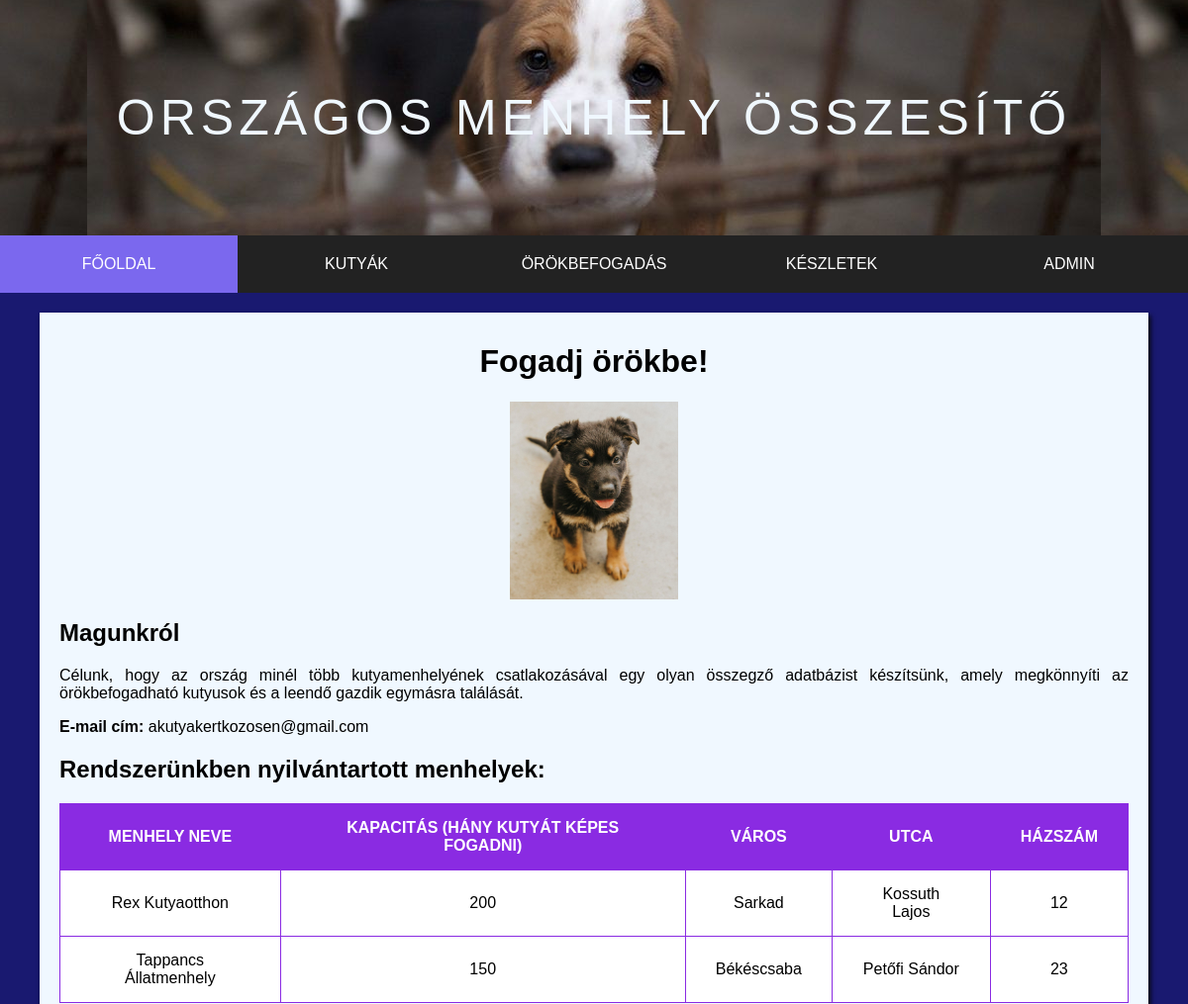
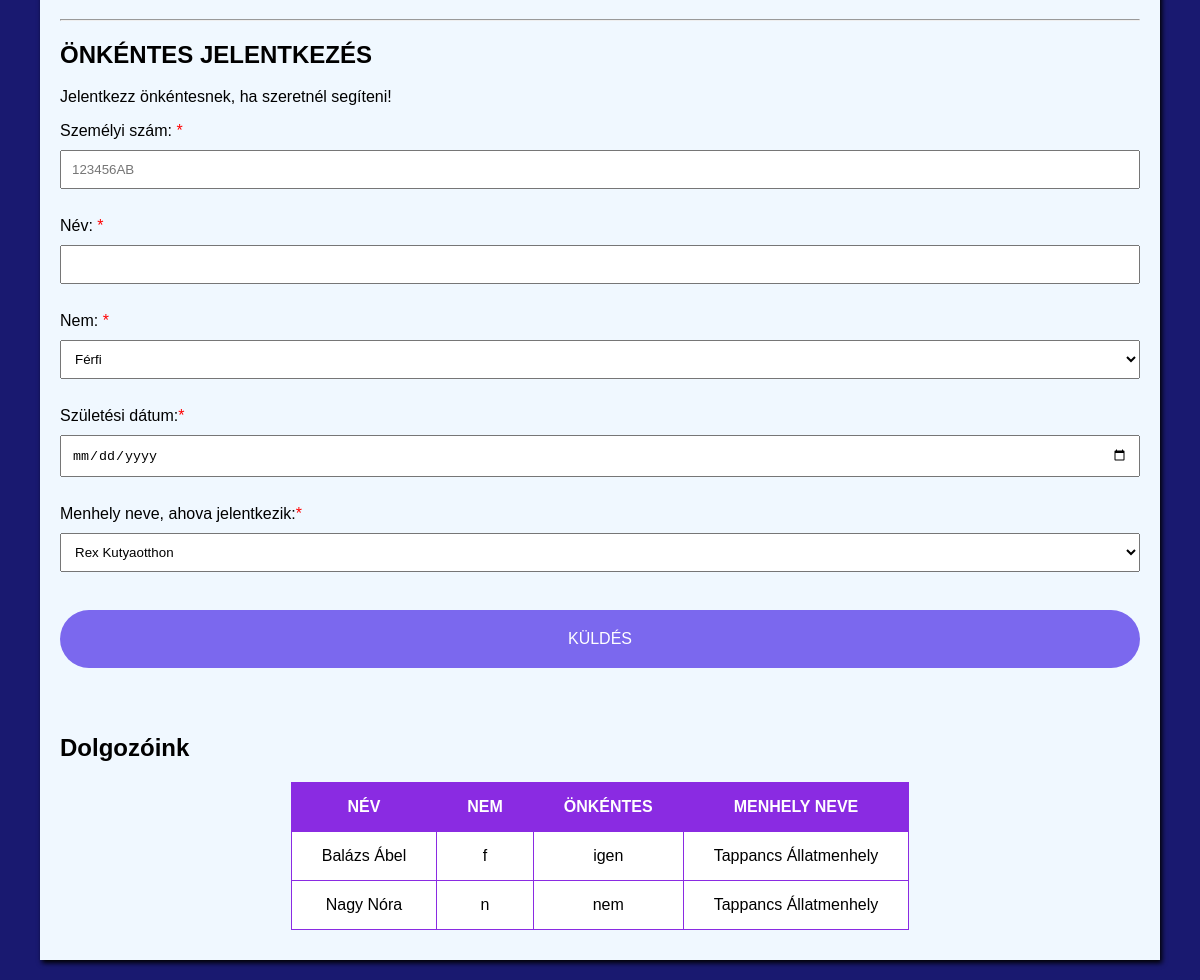
The page / on the database its author committed (2 pictures, top to bottom).
### tables this page shows
CREATE TABLE Menhely(
    nev VARCHAR(255) PRIMARY KEY,
    kapacitas INT NOT NULL,
    varos VARCHAR(255),
    utca VARCHAR(255),
    hazszam INT
);

CREATE TABLE Dolgozo(
    szigszam CHAR(8) PRIMARY KEY,
    nev VARCHAR(255) NOT NULL,
    nem CHAR(1),
    szul_datum DATE,
    onkentes BOOLEAN DEFAULT true,
    menhely_nev VARCHAR(255) NOT NULL,
    FOREIGN KEY(menhely_nev) 
		REFERENCES Menhely(nev)
);

### index.php (the view, shortened to what this page needs)
<!DOCTYPE html>
<html lang="hu">
<head>
    <link rel="stylesheet" href="menhely.css"/>
</head>
<body>
    <?php
    include_once "common/header.php";
    include_once "common/fuggvenyek.php";
    include_once "common/db_fuggvenyek.php";
    navigacioGeneralasa("index");
    if ( !($conn = menhely_csatlakozas()) ) {
        return false;
    }
    ?>
    <main>
        <h1 class="center">Fogadj örökbe!</h1>
        <img src="assets/img/fooldal.jpg" alt="Fő" height="200">
        <section>
            <h2>Magunkról</h2>
            <p>
                Célunk, hogy az ország minél több kutyamenhelyének csatlakozásával egy olyan összegző adatbázist készítsünk,
                amely megkönnyíti az örökbefogadható kutyusok és a leendő gazdik egymásra találását.
            </p>
            <p><strong>E-mail cím:</strong> akutyakertkozosen@gmail.com</p>
            <h1>Rendszerünkben nyilvántartott menhelyek:</h1>
            <?php
            if ( mysqli_select_db($conn, 'menhely') ) {
                $sql = "SELECT nev, kapacitas, varos, utca, hazszam FROM Menhely";
                $res = mysqli_query($conn, $sql) or die ('Hibás utasítás!');
                echo '<table border=1>';
                echo '<tr>';
                echo '<th>MENHELY NEVE</th>';
                echo '<th>KAPACITÁS (HÁNY KUTYÁT KÉPES FOGADNI)</th>';
                echo '<th>VÁROS</th>';
                echo '<th>UTCA</th>';
                echo '<th>HÁZSZÁM</th>';
                echo '</tr>';
                while ( ($current_row = mysqli_fetch_assoc($res))!= null) {
                    echo '<tr>';
                    echo '<td>' . $current_row["nev"] . '</td>';
                    echo '<td>' . $current_row["kapacitas"] . '</td>';
                    echo '<td>' . $current_row["varos"] . '</td>';
                    echo '<td>' . $current_row["utca"] . '</td>';
                    echo '<td>' . $current_row["hazszam"] . '</td>';
                    echo '</tr>';
                }
                echo '</table>';
            } else {
                die('Nem sikerült csatlakozni az adatbázishoz.');
            }
            ?>
        </section>
        <hr>
        <section>
            <h2 id="jelentkezes">ÖNKÉNTES JELENTKEZÉS</h2>
            <p>Jelentkezz önkéntesnek, ha szeretnél segíteni!</p>
        </section>
        <div class="urlap">
            <form action="felvitel.php" method="POST" autocomplete="off" accept-charset="utf-8">
                <label for="szigszam" class="fontos">Személyi szám: </label>
                <input placeholder="123456AB" type="text" name="on_szigszam" id="szigszam" required>
                <br>
                <label for="nev" class="fontos">Név: </label>
                <input type="text" name="on_nev" id="nev" required>
                <br>
                <label for="nev" class="fontos">Nem: </label>
                <select id="nem" name="on_nem" required>
                    <option value="f" selected>Férfi</option>
                </select>
                <br>
                <label for="szul_datum" class="fontos">Születési dátum:</label>
                <input type="date" name="on_szul_datum" id="szul_datum" required>
                <br>
                <label for="menhely_nev" class="fontos">Menhely neve, ahova jelentkezik:</label>
                <select name="on_menhely_nev">'
                    <?php
                    $sql = "SELECT nev FROM Menhely";
                    $res = mysqli_query($conn, $sql) or die ('Hibás utasítás: '.mysqli_error($conn));
                    while ( ($current_row = mysqli_fetch_assoc($res))!= null) {
                        echo '<option value="'.$current_row["nev"].'">'.$current_row["nev"].'</option>';
                    }
                    ?>
                </select>
                <br>
                <input type="submit" name="kuldes-gomb" value="Küldés">
            </form>
        </div>
        <br>
        <br>
        <section>
            <h2>Dolgozóink</h2>
        </section>
        <?php
        if ( mysqli_select_db($conn, 'menhely') ) {
            $sql = "SELECT szigszam, nev, nem, szul_datum, onkentes, menhely_nev FROM Dolgozo ORDER BY menhely_nev";
            $res = mysqli_query($conn, $sql) or die ('Hibás utasítás!');
            echo '<table border=1>';
            echo '<tr>';
            echo '<th>NÉV</th>';
            echo '<th>NEM</th>';
            echo '<th>ÖNKÉNTES</th>';
            echo '<th>MENHELY NEVE</th>';
            echo '</tr>';
            while ( ($current_row = mysqli_fetch_assoc($res))!= null) {
                echo '<tr>';
                echo '<td>' . $current_row["nev"] . '</td>';
                echo '<td>' . $current_row["nem"] . '</td>';
                if($current_row["onkentes"] == 1) {
                    echo '<td>igen</td>';
                }else {
                    echo '<td>nem</td>';
                }
                echo '<td>' . $current_row["menhely_nev"] . '</td>';
                echo '</tr>';
            }
            echo '</table>';
        } else {
            die('Nem sikerült csatlakozni az adatbázishoz.');
        }
        ?>
    </main>
</body>
</html>

### common/header.php
<header>
    <p class="center">Országos menhely összesítő</p>
</header>

### common/fuggvenyek.php (shortened to what this page needs)
<?php
function navigacioGeneralasa(string $aktualisOldal)
{
    echo "<nav><ul>" .
        "<li" . ($aktualisOldal === "index" ? " class='active'" : "") . ">" .
        "<a href='index.php'>Főoldal</a>" .
        "</li>" .
        "<li" . ($aktualisOldal === "kutya" ? " class='active'" : "") . ">" .
        "<a href='kutya.php'>Kutyák</a>" .
        "</li>" .
        "<li" . ($aktualisOldal === "orokbefogadok" ? " class='active'" : "") . ">" .
        "<a href='orokbefogadok_kezdes.php'>Örökbefogadás</a>" .
        "</li>" .
        "<li" . ($aktualisOldal === "keszletek" ? " class='active'" : "") . ">" .
        "<a href='keszletek.php'>Készletek</a>" .
        "</li>" .
        "<li" . ($aktualisOldal === "admin" ? " class='active'" : "") . ">" .
        "<a href='admin.php'>Admin</a>" .
        "</li>" .
        "</ul></nav>";
}

### menhely.css (style rules this page uses)
body { background-color: midnightblue; font-family: Arial, Verdana, sans-serif; margin: 0; padding: 0; }
main { text-align: justify; background-color: aliceblue; margin: 20px auto; padding: 10px 20px; width: 90%; box-shadow: 2px 3px 5px #000; }
main img { display: block; margin: 0 auto; }
.center { text-align: center; }
header { padding: 40px; background: url('assets/img/kezdo.jpg') center; }
header p { font-size: 50px; color: aliceblue; letter-spacing: 5px; text-transform: uppercase; }
nav { background-color: #222; overflow: hidden; position: sticky; top: 0; }
nav ul { list-style-type: none; margin: 0; padding: 0; }
nav li { float: left; width: 20%; text-align: center; }
nav a { color: white; text-transform: uppercase; display: block; padding: 20px; text-decoration: none; }
nav .active { background-color: mediumslateblue; }
table { background-color: #fff; margin: 20px auto; border-collapse: collapse; }
th, td { border: 1px solid blueviolet; padding: 15px 30px; text-align: center; }
tr:first-child { background-color: blueviolet; color: #fff; }
form > input, form > select { display: block; margin: 10px auto; padding: 10px; box-sizing: border-box; width: 100%; height: 50%; }
input[type="submit"] { font-size: 100%; background-color: mediumslateblue; color: #fff; padding: 20px; border: none; border-radius: 100px; text-transform: uppercase; cursor: pointer; }
form input[type="submit"] { margin-top: 10px; }
.fontos::after { content: "*"; color: red; }

### rows shown on the page
menhely: nev "Rex Kutyaotthon", kapacitas "200", varos "Sarkad", utca "Kossuth Lajos", hazszam "12"
menhely: nev "Tappancs Állatmenhely", kapacitas "150", varos "Békéscsaba", utca "Petőfi Sándor", hazszam "23"
dolgozo: nev "Balázs Ábel", nem "f", onkentes "igen", menhely_nev "Tappancs Állatmenhely"
dolgozo: nev "Nagy Nóra", nem "n", onkentes "nem", menhely_nev "Tappancs Állatmenhely"

### other values the page prints
form field on_menhely_nev "Rex Kutyaotthon"
